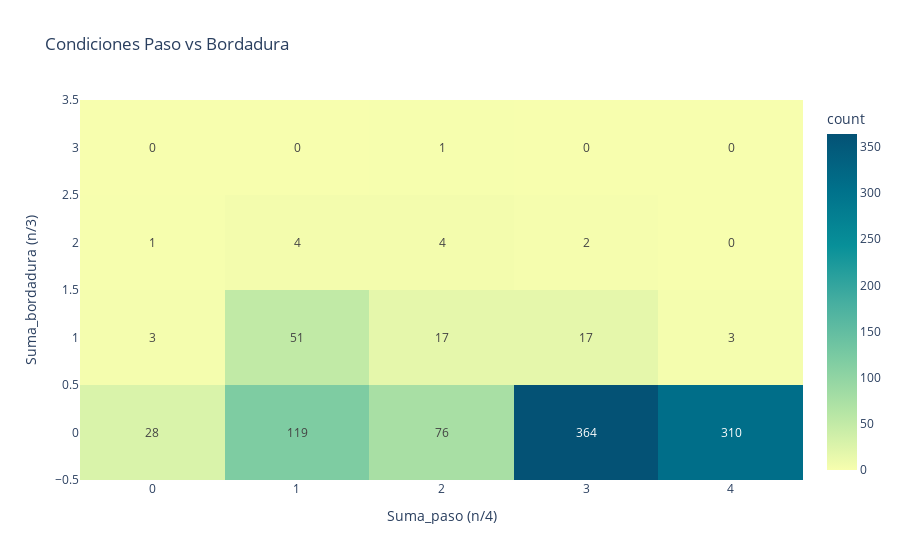

The cell this chart's notebook holds for it:
### Code cell
fig = px.density_heatmap(df_final, x="Suma_paso (n/4)", y="Suma_bordadura (n/3)",text_auto=True,color_continuous_scale='BLUYL',title='Condiciones Paso vs Bordadura')
fig.show()

### Figure 1 — Plotly figure (JSON) as saved in the notebook; plotly's stock layout.template omitted (floating-point values rounded to 4 significant figures; data arrays with more than 128 entries replaced by an {"elided": "..."} marker saying what was removed)
{"data": [{"coloraxis": "coloraxis", "hovertemplate": "Suma_paso (n/4)=%{x}<br>Suma_bordadura (n/3)=%{y}<br>count=%{z}<extra></extra>", "name": "", "texttemplate": "%{z}", "type": "histogram2d", "x": {"elided": "1000 int values"}, "xaxis": "x", "xbingroup": "x", "y": {"elided": "1000 int values"}, "yaxis": "y", "ybingroup": "y"}], "layout": {"coloraxis": {"colorbar": {"title": {"text": "count"}}, "colorscale": [[0, "rgb(247, 254, 174)"], [0.1667, "rgb(183, 230, 165)"], [0.3333, "rgb(124, 203, 162)"], [0.5, "rgb(70, 174, 160)"], [0.6667, "rgb(8, 144, 153)"], [0.8333, "rgb(0, 113, 139)"], [1, "rgb(4, 82, 117)"]]}, "legend": {"tracegroupgap": 0}, "title": {"text": "Condiciones Paso vs Bordadura"}, "xaxis": {"anchor": "y", "domain": [0, 1], "title": {"text": "Suma_paso (n/4)"}}, "yaxis": {"anchor": "x", "domain": [0, 1], "title": {"text": "Suma_bordadura (n/3)"}}}}
